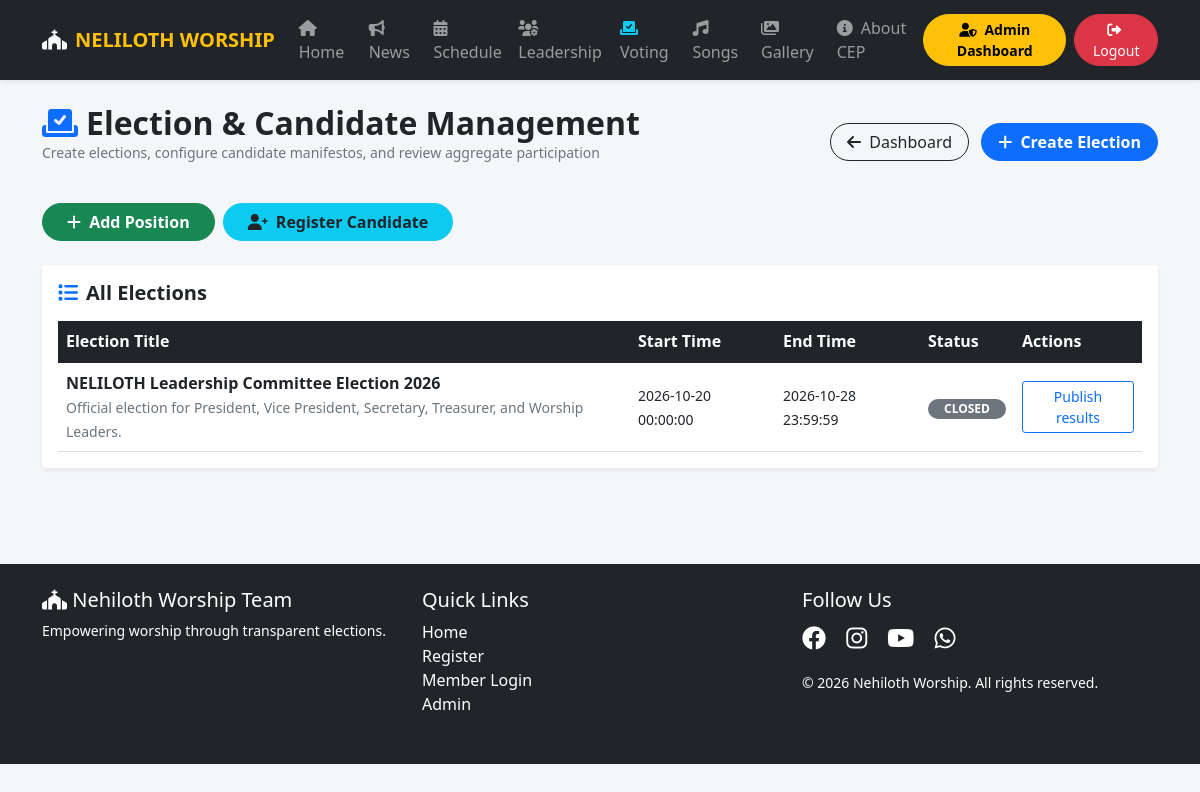
Before: /admin/manage_elections.php (signed in) with the older database file.
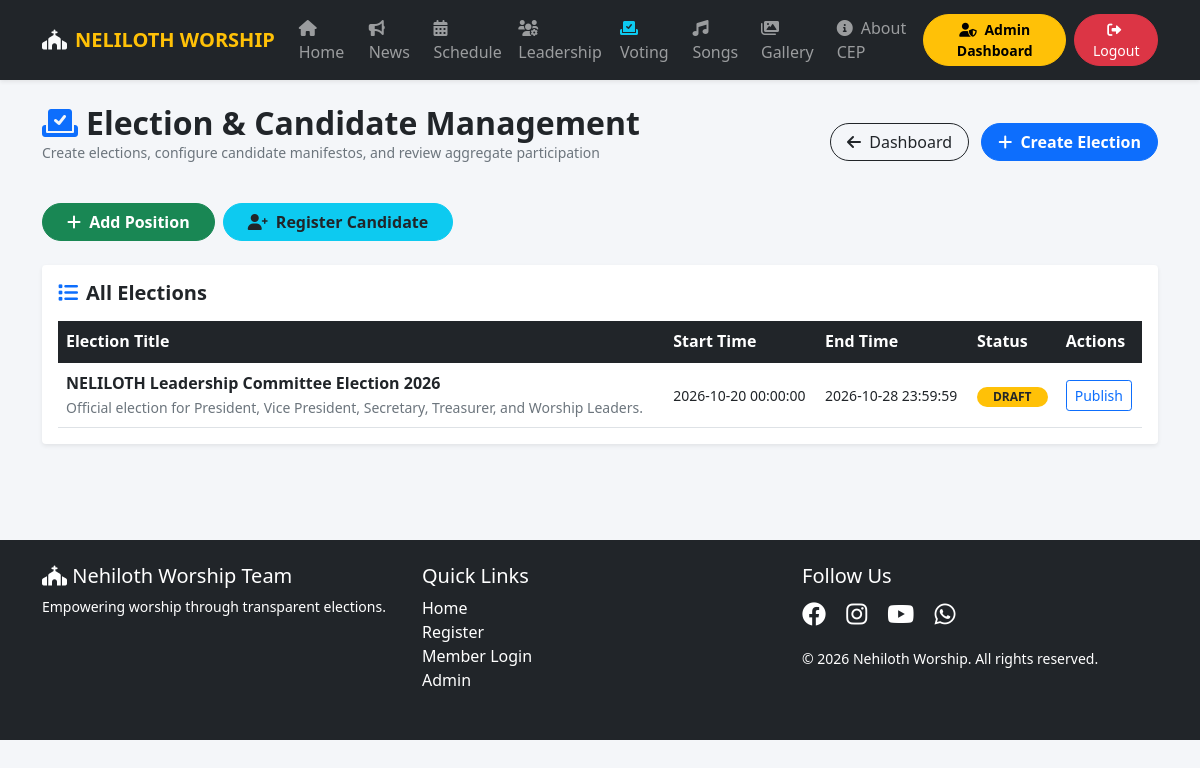
After: the same page with the newer database file.
### tables this page shows
CREATE TABLE IF NOT EXISTS elections (
    id INT PRIMARY KEY AUTO_INCREMENT,
    title VARCHAR(255) NOT NULL,
    description TEXT,
    start_time DATETIME NOT NULL,
    end_time DATETIME NOT NULL,
    status ENUM('draft','upcoming','open','paused','closed','cancelled') DEFAULT 'draft',
    results_published BOOLEAN NOT NULL DEFAULT FALSE,
    published_at DATETIME NULL,
    created_at TIMESTAMP DEFAULT CURRENT_TIMESTAMP
);

### config/functions.php (called while the page is built, shortened)
<?php
require_once __DIR__ . "/database.php";
function isAdminLoggedIn() { return isset($_SESSION["admin_id"]); }
function isMemberLoggedIn() { return isset($_SESSION["member_id"]); }
function getElectionStatus($election_id) {
    global $pdo;
    $stmt = $pdo->prepare("SELECT status, start_time, end_time FROM elections WHERE id = ?");
    $stmt->execute([(int)$election_id]);
    $election = $stmt->fetch();
    $status = $election["status"];
    if (in_array($status, ["open", "paused"], true) && strtotime($election["end_time"]) <= time()) {
        $pdo->prepare("UPDATE elections SET status = 'closed' WHERE id = ? AND status IN ('open', 'paused')")->execute([(int)$election_id]);
        return "closed";
    }
    return $status;
}
?>

### admin/manage_elections.php (the view, shortened to what this page needs)
<?php
require_once "../config/functions.php";
$elections = $pdo->query("SELECT * FROM elections ORDER BY created_at DESC")->fetchAll();
?>
<!DOCTYPE html>
<html lang="en">
<head>
    <link href="https://cdn.jsdelivr.net/npm/bootstrap@5.1.3/dist/css/bootstrap.min.css" rel="stylesheet">
    <link rel="stylesheet" href="https://cdnjs.cloudflare.com/ajax/libs/font-awesome/6.0.0/css/all.min.css">
</head>
<body>
<?php include "../navbar.php"; ?>
<div class="container py-4">
    <div class="d-flex justify-content-between align-items-center mb-4">
        <div>
            <h2 class="fw-bold text-dark mb-0"><i class="fas fa-vote-yea text-primary me-2"></i>Election & Candidate Management</h2>
            <p class="text-muted small">Create elections, configure candidate manifestos, and review aggregate participation</p>
        </div>
        <div>
            <a href="dashboard.php" class="btn btn-outline-dark rounded-pill px-3"><i class="fas fa-arrow-left me-1"></i> Dashboard</a>
            <button class="btn btn-primary rounded-pill px-3 ms-2 fw-bold" data-bs-toggle="modal" data-bs-target="#newElectionModal">
                <i class="fas fa-plus me-1"></i> Create Election
            </button>
        </div>
    </div>
    <div class="d-flex gap-2 mb-4">
        <button class="btn btn-success rounded-pill px-4 fw-bold" data-bs-toggle="modal" data-bs-target="#addPosModal"><i class="fas fa-plus me-1"></i> Add Position</button>
        <button class="btn btn-info text-dark rounded-pill px-4 fw-bold" data-bs-toggle="modal" data-bs-target="#addCandModal"><i class="fas fa-user-plus me-1"></i> Register Candidate</button>
    </div>
    <div class="card border-0 shadow-sm rounded-4 bg-white p-3 mb-4">
        <h5 class="fw-bold text-dark mb-3"><i class="fas fa-list me-2 text-primary"></i>All Elections</h5>
        <div class="table-responsive">
            <table class="table table-hover align-middle mb-0">
                <thead class="table-dark">
                    <tr>
                        <th>Election Title</th>
                        <th>Start Time</th>
                        <th>End Time</th>
                        <th>Status</th>
                        <th>Actions</th>
                    </tr>
                </thead>
                <tbody>
                    <?php foreach ($elections as $el): ?>
                        <?php $el['status'] = getElectionStatus((int)$el['id']); ?>
                        <tr>
                            <td>
                                <strong class="text-dark"><?php echo htmlspecialchars($el['title']); ?></strong>
                                <br><small class="text-muted"><?php echo htmlspecialchars($el['description']); ?></small>
                            </td>
                            <td><small><?php echo $el['start_time']; ?></small></td>
                            <td><small><?php echo $el['end_time']; ?></small></td>
                            <td>
                                <span class="badge <?php echo $el['status']=='open'?'bg-success':(in_array($el['status'], ['draft','upcoming','paused'], true)?'bg-warning text-dark':'bg-secondary'); ?> rounded-pill px-3">
                                    <?php echo strtoupper($el['status']); ?>
                                </span>
                            </td>
                            <td>
                                <div class="d-flex flex-wrap gap-1">
                                    <?php
                                    $transitions = [];
                                    if ($el['status'] === 'draft') $transitions = ['publish' => 'Publish'];
                                    if ($el['status'] === 'closed' && empty($el['results_published'])) $transitions = ['publish_results' => 'Publish results'];
                                    ?>
                                    <?php foreach ($transitions as $transition => $label): ?>
                                        <form method="POST" class="d-inline">
                                            <button type="submit" class="btn btn-sm <?php echo $transition === 'close' || $transition === 'cancel' ? 'btn-outline-danger' : 'btn-outline-primary'; ?>"><?php echo htmlspecialchars($label); ?></button>
                                        </form>
                                    <?php endforeach; ?>
                                </div>
                            </td>
                        </tr>
                    <?php endforeach; ?>
                </tbody>
            </table>
        </div>
    </div>
</div>
<?php include "../footer.php"; ?>
</body>
</html>

### navbar.php (shortened to what this page needs)
<?php
require_once __DIR__ . "/config/functions.php";
$current_page = basename($_SERVER['PHP_SELF']);
?>
<nav class="navbar navbar-expand-lg navbar-dark bg-dark sticky-top shadow-sm">
    <div class="container">
        <a class="navbar-brand fw-bold text-warning" href="/index.php">
            <i class="fas fa-church text-light me-2"></i>NELILOTH WORSHIP
        </a>
        <div class="collapse navbar-collapse" id="mainNavbar">
            <ul class="navbar-nav me-auto mb-2 mb-lg-0">
                <li class="nav-item">
                    <a class="nav-link fw-semibold <?php echo $current_page=='index.php'?'active text-warning':''; ?>" href="/index.php"><i class="fas fa-home me-1"></i> Home</a>
                </li>
                <li class="nav-item">
                    <a class="nav-link fw-semibold <?php echo $current_page=='announcements.php'?'active text-warning':''; ?>" href="/announcements.php"><i class="fas fa-bullhorn me-1"></i> News</a>
                </li>
                <li class="nav-item">
                    <a class="nav-link fw-semibold <?php echo $current_page=='schedule.php'?'active text-warning':''; ?>" href="/schedule.php"><i class="fas fa-calendar-alt me-1"></i> Schedule</a>
                </li>
                <li class="nav-item">
                    <a class="nav-link fw-semibold <?php echo $current_page=='leadership.php'?'active text-warning':''; ?>" href="/leadership.php"><i class="fas fa-users-cog me-1"></i> Leadership</a>
                </li>
                <li class="nav-item">
                    <a class="nav-link fw-semibold <?php echo $current_page=='voting.php'?'active text-warning':''; ?>" href="/voting.php"><i class="fas fa-vote-yea text-info me-1"></i> Voting</a>
                </li>
                <li class="nav-item">
                    <a class="nav-link fw-semibold <?php echo $current_page=='songs.php'?'active text-warning':''; ?>" href="/songs.php"><i class="fas fa-music me-1"></i> Songs</a>
                </li>
                <li class="nav-item">
                    <a class="nav-link fw-semibold <?php echo $current_page=='gallery.php'?'active text-warning':''; ?>" href="/gallery.php"><i class="fas fa-images me-1"></i> Gallery</a>
                </li>
                <li class="nav-item">
                    <a class="nav-link fw-semibold <?php echo $current_page=='about.php'?'active text-warning':''; ?>" href="/about.php"><i class="fas fa-info-circle me-1"></i> About CEP</a>
                </li>
            </ul>
            <div class="d-flex align-items-center gap-2">
                <?php if (isMemberLoggedIn()): ?>
                    <a href="/profile.php" class="btn btn-outline-info btn-sm rounded-pill px-3">
                        <i class="fas fa-user-circle me-1"></i> Profile
                    </a>
                    <a href="/logout.php" class="btn btn-danger btn-sm rounded-pill px-3">
                        <i class="fas fa-sign-out-alt me-1"></i> Logout
                    </a>
                <?php elseif (isAdminLoggedIn()): ?>
                    <a href="/admin/dashboard.php" class="btn btn-warning btn-sm rounded-pill px-3 fw-bold">
                        <i class="fas fa-user-shield me-1"></i> Admin Dashboard
                    </a>
                    <a href="/admin/logout.php" class="btn btn-danger btn-sm rounded-pill px-3">
                        <i class="fas fa-sign-out-alt me-1"></i> Logout
                    </a>
                <?php endif; ?>
            </div>
        </div>
    </div>
</nav>

### footer.php (shortened to what this page needs)
<footer class="bg-dark text-white pt-4 pb-3 mt-5">
    <div class="container">
        <div class="row">
            <div class="col-md-4 mb-3">
                <h5><i class="fas fa-church"></i> Nehiloth Worship Team</h5>
                <p class="small">Empowering worship through transparent elections.</p>
            </div>
            <div class="col-md-4 mb-3">
                <h5>Quick Links</h5>
                <ul class="list-unstyled">
                    <li><a href="index.php" class="text-white text-decoration-none">Home</a></li>
                    <li><a href="register.php" class="text-white text-decoration-none">Register</a></li>
                    <li><a href="login.php" class="text-white text-decoration-none">Member Login</a></li>
                    <li><a href="admin/login.php" class="text-white text-decoration-none">Admin</a></li>
                </ul>
            </div>
            <div class="col-md-4 mb-3">
                <h5>Follow Us</h5>
                <a href="#" class="text-white me-3 fs-4"><i class="fab fa-facebook"></i></a>
                <a href="#" class="text-white me-3 fs-4"><i class="fab fa-instagram"></i></a>
                <a href="#" class="text-white me-3 fs-4"><i class="fab fa-youtube"></i></a>
                <a href="#" class="text-white fs-4"><i class="fab fa-whatsapp"></i></a>
                <p class="mt-3 small">&copy; 2026 Nehiloth Worship. All rights reserved.</p>
            </div>
        </div>
    </div>
</footer>

### admin/manage_elections.php (style rules this page uses)
body { background:#f4f6f9;min-height:100vh; }

Changed rows visible on the page:
changed elections: status "CLOSED" → "DRAFT"
Other visible differences:
new list line: "Publish"
list line gone: "Publish results"
